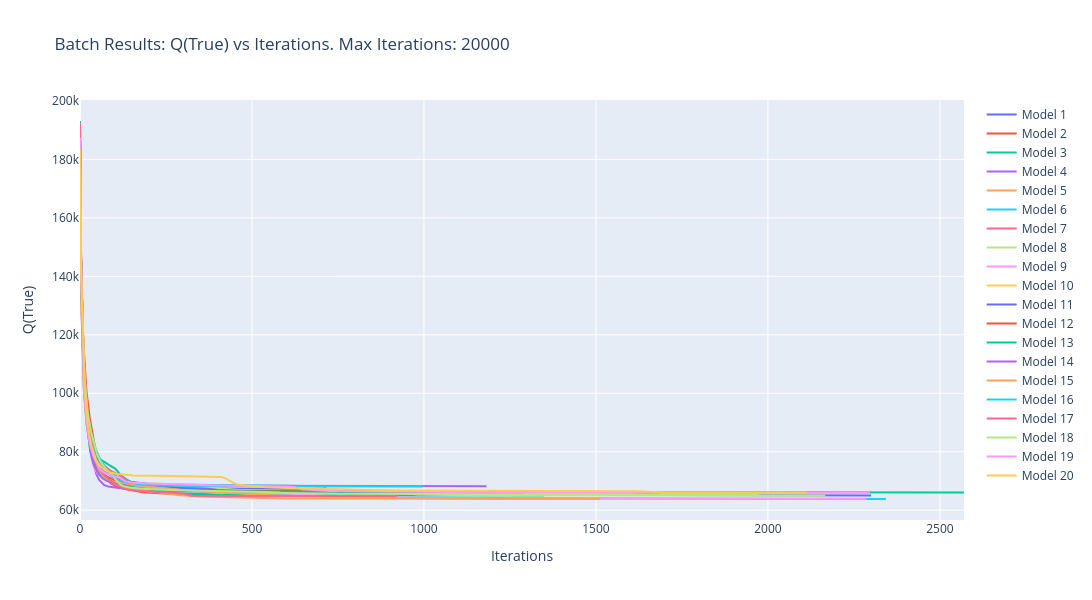

The code cell stored with this chart in its notebook:
### Code cell
q_fig = go.Figure()
for i, result in enumerate(batch_br.results):
    if result is not None:
        q_fig.add_trace(go.Scatter(x=list(range(len(result.q_list))), y=result.q_list, name=f"Model {i+1}", mode='lines'))
q_fig.update(layout_title_text=f"Batch Results: Q(True) vs Iterations. Max Iterations: {batch_br.max_iter}")
q_fig.update_layout(width=1200, height=600, hovermode='x')
q_fig.update_xaxes(title_text="Iterations")
q_fig.update_yaxes(title_text="Q(True)")
q_fig.show()

### Figure 1 — Plotly figure (JSON) as saved in the notebook; plotly's stock layout.template omitted (floating-point values rounded to 4 significant figures; data arrays with more than 128 entries replaced by an {"elided": "..."} marker saying what was removed)
{"data": [{"mode": "lines", "name": "Model 1", "type": "scatter", "x": {"elided": "2301 int values"}, "y": {"elided": "2301 float values"}}, {"mode": "lines", "name": "Model 2", "type": "scatter", "x": {"elided": "1292 int values"}, "y": {"elided": "1292 float values"}}, {"mode": "lines", "name": "Model 3", "type": "scatter", "x": {"elided": "1349 int values"}, "y": {"elided": "1349 float values"}}, {"mode": "lines", "name": "Model 4", "type": "scatter", "x": {"elided": "1135 int values"}, "y": {"elided": "1135 float values"}}, {"mode": "lines", "name": "Model 5", "type": "scatter", "x": {"elided": "1496 int values"}, "y": {"elided": "1496 float values"}}, {"mode": "lines", "name": "Model 6", "type": "scatter", "x": {"elided": "2344 int values"}, "y": {"elided": "2344 float values"}}, {"mode": "lines", "name": "Model 7", "type": "scatter", "x": {"elided": "1012 int values"}, "y": {"elided": "1012 float values"}}, {"mode": "lines", "name": "Model 8", "type": "scatter", "x": {"elided": "2168 int values"}, "y": {"elided": "2168 float values"}}, {"mode": "lines", "name": "Model 9", "type": "scatter", "x": {"elided": "2287 int values"}, "y": {"elided": "2287 float values"}}, {"mode": "lines", "name": "Model 10", "type": "scatter", "x": {"elided": "1678 int values"}, "y": {"elided": "1678 float values"}}, {"mode": "lines", "name": "Model 11", "type": "scatter", "x": {"elided": "1089 int values"}, "y": {"elided": "1089 float values"}}, {"mode": "lines", "name": "Model 12", "type": "scatter", "x": {"elided": "1070 int values"}, "y": {"elided": "1070 float values"}}, {"mode": "lines", "name": "Model 13", "type": "scatter", "x": {"elided": "2571 int values"}, "y": {"elided": "2571 float values"}}, {"mode": "lines", "name": "Model 14", "type": "scatter", "x": {"elided": "1183 int values"}, "y": {"elided": "1183 float values"}}, {"mode": "lines", "name": "Model 15", "type": "scatter", "x": {"elided": "1514 int values"}, "y": {"elided": "1514 float values"}}, {"mode": "lines", "name": "Model 16", "type": "scatter", "x": {"elided": "998 int values"}, "y": {"elided": "998 float values"}}, {"mode": "lines", "name": "Model 17", "type": "scatter", "x": {"elided": "922 int values"}, "y": {"elided": "922 float values"}}, {"mode": "lines", "name": "Model 18", "type": "scatter", "x": {"elided": "1973 int values"}, "y": {"elided": "1973 float values"}}, {"mode": "lines", "name": "Model 19", "type": "scatter", "x": {"elided": "2297 int values"}, "y": {"elided": "2297 float values"}}, {"mode": "lines", "name": "Model 20", "type": "scatter", "x": {"elided": "2114 int values"}, "y": {"elided": "2114 float values"}}], "layout": {"height": 600, "hovermode": "x", "title": {"text": "Batch Results: Q(True) vs Iterations. Max Iterations: 20000"}, "width": 1200, "xaxis": {"autorange": true, "range": [0, 2570], "title": {"text": "Iterations"}, "type": "linear"}, "yaxis": {"autorange": true, "range": [56660.0, 200300.0], "title": {"text": "Q(True)"}, "type": "linear"}}}
